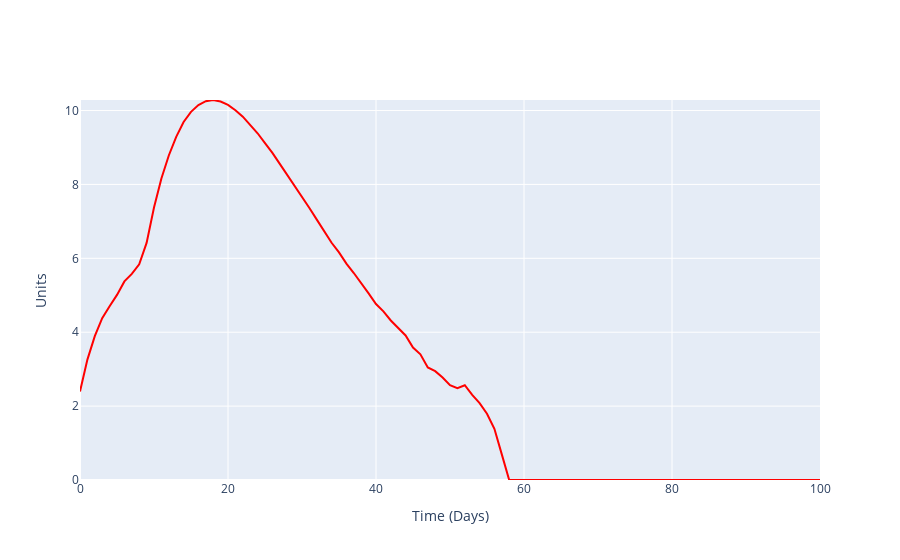

Notebook code cell kept with this figure:
### Code cell
fig = go.Figure()
fig.add_trace(go.Scatter(x=np.arange(0,len(average_node_count)), y=[np.log(v[1]+1) for v in average_node_count],
                    mode='lines', name='infectious', line=dict(color='red', width=2)))
fig.update_layout(xaxis_title='Time (Days)', yaxis_title='Units',yaxis=dict(range=[0, max([np.log(v[1]+1) for v in average_node_count])]))
fig.show()

### Figure 1 — Plotly figure (JSON) as saved in the notebook; plotly's stock layout.template omitted (floating-point values rounded to 4 significant figures)
{"data": [{"line": {"color": "red", "width": 2}, "mode": "lines", "name": "infectious", "type": "scatter", "x": [0, 1, 2, 3, 4, 5, 6, 7, 8, 9, 10, 11, 12, 13, 14, 15, 16, 17, 18, 19, 20, 21, 22, 23, 24, 25, 26, 27, 28, 29, 30, 31, 32, 33, 34, 35, 36, 37, 38, 39, 40, 41, 42, 43, 44, 45, 46, 47, 48, 49, 50, 51, 52, 53, 54, 55, 56, 57, 58, 59, 60, 61, 62, 63, 64, 65, 66, 67, 68, 69, 70, 71, 72, 73, 74, 75, 76, 77, 78, 79, 80, 81, 82, 83, 84, 85, 86, 87, 88, 89, 90, 91, 92, 93, 94, 95, 96, 97, 98, 99, 100], "y": [2.398, 3.258, 3.892, 4.382, 4.7, 5.011, 5.375, 5.58, 5.838, 6.418, 7.377, 8.159, 8.783, 9.287, 9.691, 9.966, 10.15, 10.25, 10.29, 10.24, 10.15, 10.01, 9.835, 9.622, 9.385, 9.118, 8.855, 8.557, 8.266, 7.981, 7.669, 7.363, 7.048, 6.744, 6.422, 6.161, 5.855, 5.602, 5.342, 5.05, 4.762, 4.564, 4.317, 4.111, 3.912, 3.584, 3.401, 3.045, 2.944, 2.773, 2.565, 2.485, 2.565, 2.303, 2.079, 1.792, 1.386, 0.6931, 0, 0, 0, 0, 0, 0, 0, 0, 0, 0, 0, 0, 0, 0, 0, 0, 0, 0, 0, 0, 0, 0, 0, 0, 0, 0, 0, 0, 0, 0, 0, 0, 0, 0, 0, 0, 0, 0, 0, 0, 0, 0, 0]}], "layout": {"xaxis": {"title": {"text": "Time (Days)"}}, "yaxis": {"range": [0, 10.29], "title": {"text": "Units"}}}}
